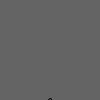
Frame 1 (no input)
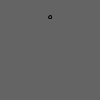
Frame 60 (the mouse pressed at the canvas centre just before this capture)
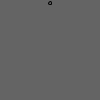
Frame 120 (the mouse held since frame 60 and released just before this capture)

The Processing sketch that drew these frames (run headless with seeded random() and noise(); from frame 60 on, the mouse is pressed at the canvas centre):

// Processing sketch: animation
// ── animation.pde
float start;
final float DURATION = 3000;

AnimationUtil util;

void setup() {

  noFill();
  // drawing a bezier curve
  curve(-10, 800, 0, 100, 100, 0, 100, 50);

  // want to know the y
  // int div = 4;
  // for(int i = 0; i < div; i++){
  //   float t = map(i, 0, div, 0.0, 1.0);
  //   float y = bezierPoint(0, 50, 100, 100, t);
  //   ellipse(50, y, 5, 5);
  // }
  //
  util = new AnimationUtil();

  start = millis();
}

void draw(){
  background(100);
   float t = (millis() - start) / DURATION;
   float y = map(util.cubicEase(t), 0, 1, 100, 0);
   ellipse(50, y, 3, 3);
}


// ── AnimationUtil.pde



class AnimationUtil {
  float cubicEase(float t) {
    float y = curvePoint(800, 100, 0, 5, t);
    return map(y, 100.0, 0.0, 0, 1.0);
  }
}
